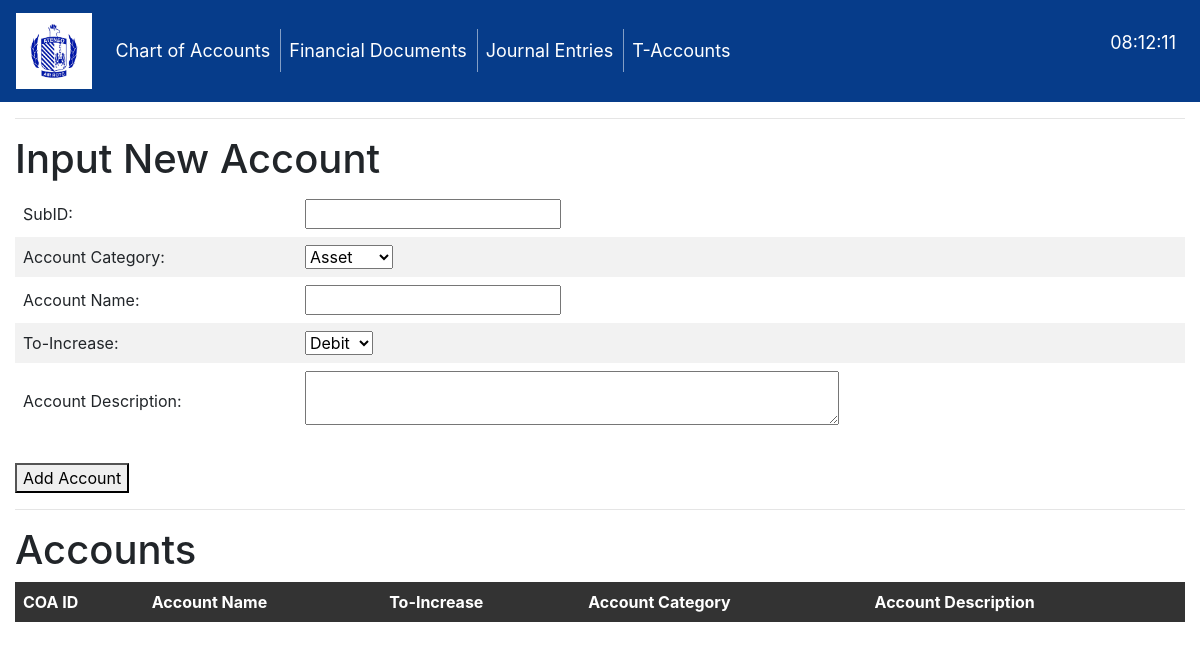
/ChartOfAccounts/, run on an earlier commit of the app's database.
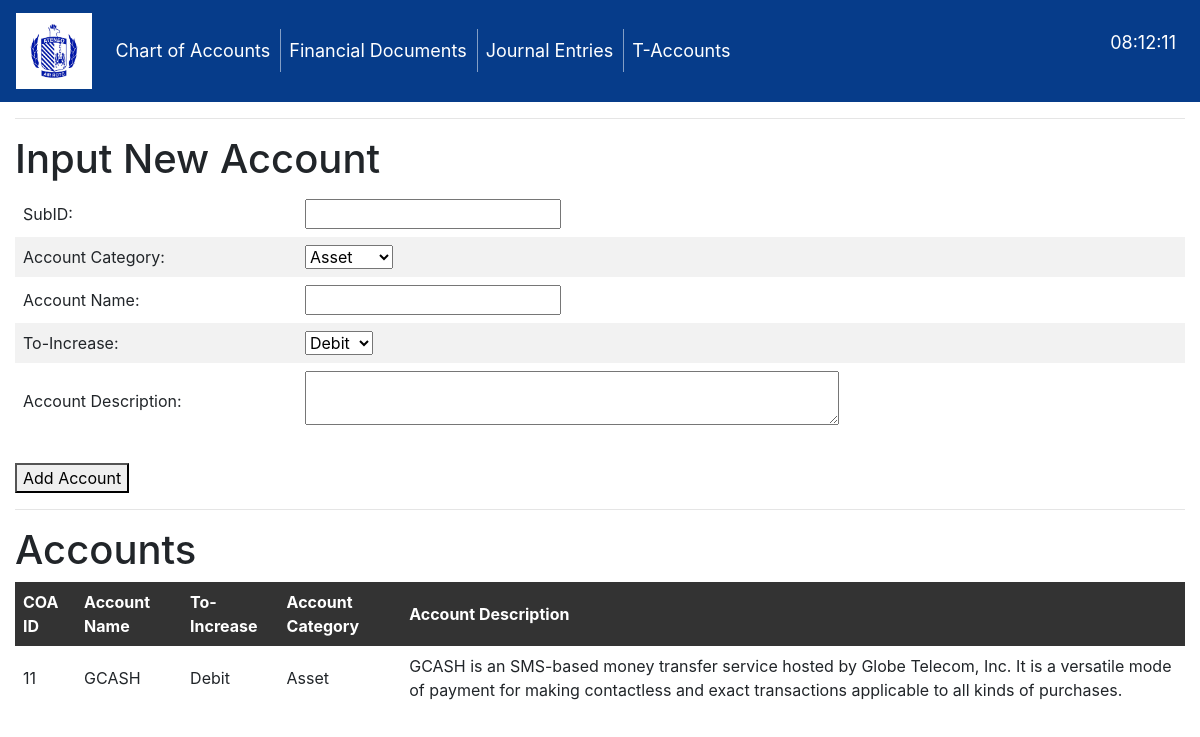
And on a later commit of the database.
### CFO/models.py (models this page shows, shortened)
class COA(models.Model):
    SuperID =  models.IntegerField(null=True, blank=True, primary_key=False)
    SubID = models.IntegerField(null=True, blank=True, primary_key=False)
    concatenated_id = models.CharField(max_length=100, unique=True, primary_key=True)
    class Meta:
        unique_together = ('SuperID','SubID')
    AccountName = models.CharField(max_length=30, null=True, blank=True)
    To_Increase = models.CharField(max_length=10, null=False, blank=False)
    AccountCategory = models.CharField(max_length=15, null=False, blank=False)
    AccountDescription = models.CharField(max_length=100, null=True, blank=True)
    objects = models.Manager()

### CFO/views.py (the view, shortened to what this page needs)
# urls.py: path('ChartOfAccounts/', views.ChartOfAccounts, name='ChartOfAccounts'),
def ChartOfAccounts(request):
    Account = COA.objects.all()
    return render(request, "CFO/ChartOfAccounts.html", {'Account':Account})

### CFO/templates/CFO/ChartOfAccounts.html (shortened to what this page needs)
{% extends 'CFO/Index.html' %}
{% load static %}
{% block content %}
<hr>
<h1>Input New Account</h1>
<form method="POST" action="">
<table>
    <tbody>
        <tr>
            <td>SubID:</td>
            <td><input name="SubID" type="text"></td>
        </tr>
        <tr>
            <td>Account Category:</td>
            <td>
                <select name="AccCat" id="AccCat">
                    <option value="1">Asset</option>
                </select>
            </td>
        </tr>
        <tr>
            <td>Account Name:</td>
            <td><input name="AccName" type="text"></td>
        </tr>
        <tr>
            <td>To-Increase:</td>
            <td>
                <select name="To_Increase">
                    <option value="Debit">Debit</option>
                </select>
            </td>
        </tr>
        <tr>
            <td>Account Description:</td>
            <td><textarea name="AccDescription" rows="2" cols="50"></textarea></td>
        </tr>
    </tbody>
</table>
<br>
<button type="submit">Add Account</button>
<hr>
</form>
<h1>Accounts</h1>
<table>
    <thead>
        <th>COA ID</th>
        <th>Account Name</th>
        <th>To-Increase</th>
        <th>Account Category</th>
        <th>Account Description</th>
    </thead>
    <tbody>
        {% for x in Account %}
        <td>{{x.concatenated_id}}</td>
        <td>{{x.AccountName}}</td>
        <td>{{x.To_Increase}}</td>
        <td>{{x.AccountCategory}}</td>
        <td>{{x.AccountDescription}}</td>
        {% endfor %}
    </tbody>
</table>
{% endblock %}

### CFO/templates/CFO/Index.html (shortened to what this page needs)
{% load static %}
<!DOCTYPE html>
<html>
<head>
  <link rel="stylesheet" href="https://maxcdn.bootstrapcdn.com/bootstrap/4.0.0/css/bootstrap.min.css">
</head>
<body style="background-color: #ffffff;">
    {% load static %}
  <nav class="navbar navbar-expand-lg navbar-dark navbar-custom">
    <a class="navbar-brand" href=""><img style="width: 2cm; text-align: center;" class="BG" src="{% static 'images/dast.jpeg' %}" alt="BG"></a>
    <div class="collapse navbar-collapse" id="navbarNav">
      <ul class="navbar-nav">
        <li class="nav-item">
          <a class="nav-link" href="{% url 'ChartOfAccounts' %}">Chart of Accounts</a>
        </li>
        <li class="nav-item">
          <a class="nav-link" href="">Financial Documents</a>
        </li>
        <li class="nav-item">
          <a class="nav-link" href="{% url 'JournalEntry' %}">Journal Entries</a>
        </li>
        <li class="nav-item">
          <a class="nav-link" href="">T-Accounts</a>
        </li>
      </ul>
      <ul class="navbar-nav ml-auto">
        <li class="nav-item">
          <a class="nav-link"><p style="color: white;" id="time"></p></a>
        </li>
      </ul>
    </div>
  </nav>
<div class="container-fluid">
{% block content %}
{% endblock %}
</div>
</body>
</html>

### CFO/templates/CFO/Index.html (style rules this page uses)
table { border-collapse: collapse; width: 100%; }
th { background-color: #333333; color: #ffffff; padding: 8px; text-align: left; }
tr:nth-child(even) { background-color: #f2f2f2; }
tr:nth-child(odd) { background-color: #ffffff; }
td { padding: 8px; }
.navbar-custom { background-color: #063C8A; }
.navbar-custom .navbar-nav .nav-link { color: #fff; font-size: 18px; text-decoration: none; transition: border-bottom 0.3s ease; }
.navbar-custom .navbar-nav .nav-item:not(:last-child) .nav-link { border-right: 1px solid rgba(255, 255, 255, 0.5); padding-right: 10px; }

What changed in the data, as far as the page shows it:
added COA: concatenated_id "11", AccountName "GCASH", To_Increase "Debit", AccountCategory "Asset", AccountDescription "GCASH is an SMS-based money transfer service hosted by Globe Telecom, Inc. It is a versatile mode of payment for making contactless and exact transactions applicable to all kinds of purchases."
